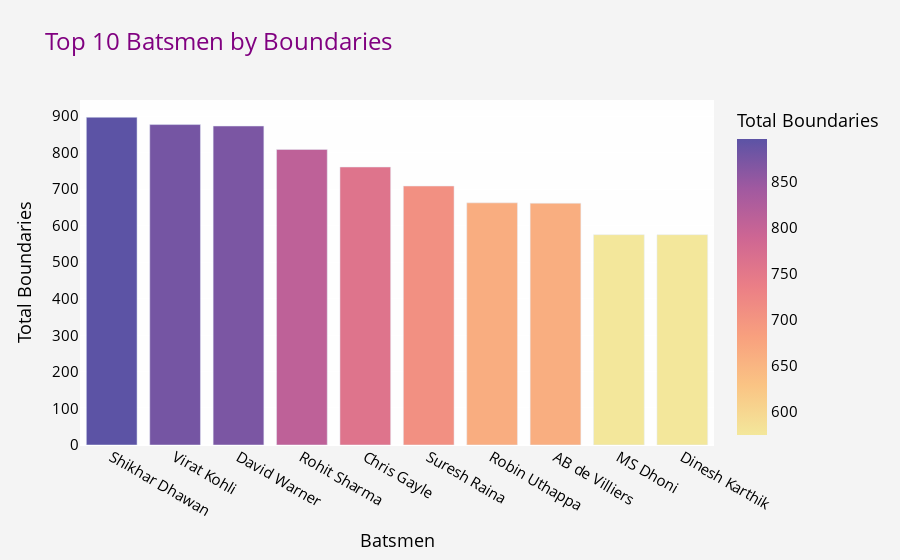

This figure's notebook cell:
### Markdown cell above
##### The bar chart illustrates the top 10 batsmen in IPL based on the total number of boundaries hit.
##### This visualization effectively highlights the most prolific boundary hitters in IPL history, making it easy to recognize the batsmen who have contributed significantly through boundaries.

### Code cell
top_boundary_hitters = df.groupby('batsman1_name')['isBoundary'].sum().sort_values(ascending=False).head(10).reset_index()
top_boundary_hitters
fig = px.bar(top_boundary_hitters,x='batsman1_name',y='isBoundary',
             title='Top 10 Batsmen by Boundaries',
             labels={'batsman1_name': 'Batsmen', 'isBoundary': 'Total Boundaries'},
             color='isBoundary',color_continuous_scale='sunset')
fig.update_layout(
    plot_bgcolor='rgba(255, 255, 255, 0.85)', 
    paper_bgcolor='rgba(243, 243, 243, 0.9)',  
    title_font=dict(size=24, color='purple'),  
    font=dict(size=15, color='Black')       
)
fig.show()

### Figure 1 — Plotly figure (JSON) as saved in the notebook; plotly's stock layout.template omitted (floating-point values rounded to 4 significant figures)
{"data": [{"alignmentgroup": "True", "hovertemplate": "Batsmen=%{x}<br>Total Boundaries=%{marker.color}<extra></extra>", "legendgroup": "", "marker": {"color": [896, 876, 872, 808, 760, 708, 662, 661, 575, 575], "coloraxis": "coloraxis", "pattern": {"shape": ""}}, "name": "", "offsetgroup": "", "orientation": "v", "showlegend": false, "textposition": "auto", "type": "bar", "x": ["Shikhar Dhawan", "Virat Kohli", "David Warner", "Rohit Sharma", "Chris Gayle", "Suresh Raina", "Robin Uthappa", "AB de Villiers", "MS Dhoni", "Dinesh Karthik"], "xaxis": "x", "y": [896, 876, 872, 808, 760, 708, 662, 661, 575, 575], "yaxis": "y"}], "layout": {"autosize": true, "barmode": "relative", "coloraxis": {"colorbar": {"title": {"text": "Total Boundaries"}}, "colorscale": [[0, "rgb(243, 231, 155)"], [0.1667, "rgb(250, 196, 132)"], [0.3333, "rgb(248, 160, 126)"], [0.5, "rgb(235, 127, 134)"], [0.6667, "rgb(206, 102, 147)"], [0.8333, "rgb(160, 89, 160)"], [1, "rgb(92, 83, 165)"]]}, "font": {"color": "Black", "size": 15}, "legend": {"tracegroupgap": 0}, "paper_bgcolor": "rgba(243, 243, 243, 0.9)", "plot_bgcolor": "rgba(255, 255, 255, 0.85)", "title": {"font": {"color": "purple", "size": 24}, "text": "Top 10 Batsmen by Boundaries"}, "xaxis": {"anchor": "y", "autorange": true, "domain": [0, 1], "range": [-0.5, 9.5], "title": {"text": "Batsmen"}, "type": "category"}, "yaxis": {"anchor": "x", "autorange": true, "domain": [0, 1], "range": [0, 943.2], "title": {"text": "Total Boundaries"}, "type": "linear"}}}
